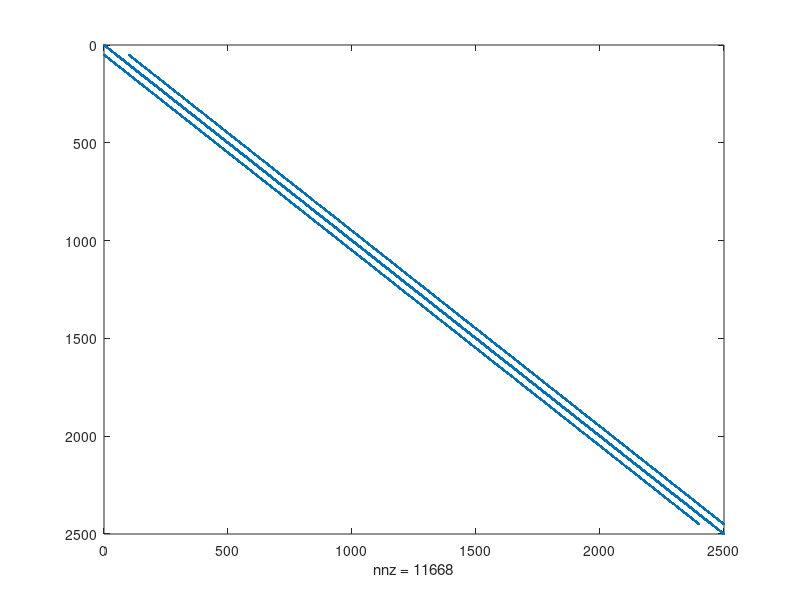
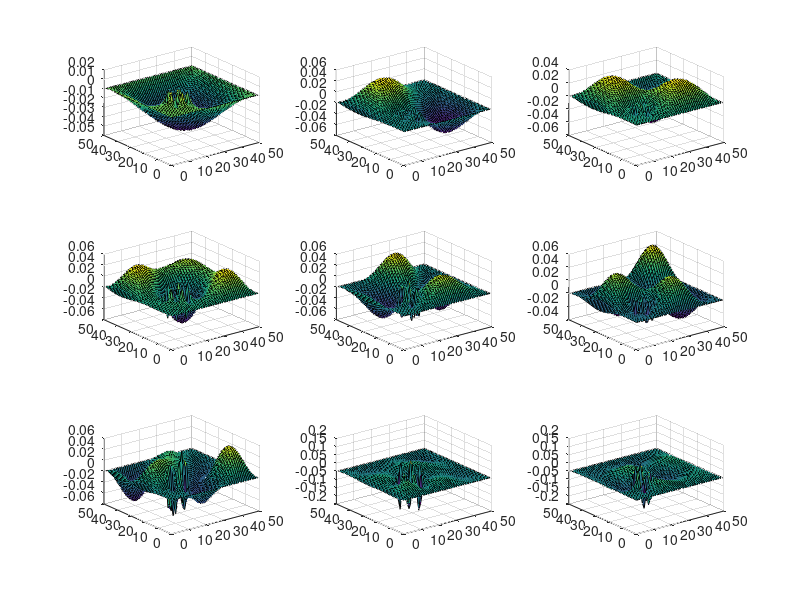

Recreate these plots in MATLAB, in order.
function[] = PA5()

nx = 50;
ny = 50;

G = sparse(nx*ny,nx*ny);
V = zeros(1,nx*ny);

for i = 1:nx
    for j = 1:ny
        n = j+(i-1)*ny;
        nxm = j+(i-2)*ny;
        nxp = j+(i)*ny;
        nym = j-1+(i-1)*ny;
        nyp = j+1+(i-1)*ny;
        if i == 1
            G(n,:) = 0;
            G(n,n) = 1;
            V(n) = 1;
        elseif i == nx
            G(n,:) = 0;
            G(n,n) = 1;
        elseif j == 1
            G(n,:) = 0;
            G(n,n) = 1;
        elseif j == ny
            G(n,:) = 0;
            G(n,n) = 1;
        else
            G(n,n) = -4;
            G(n,nxm) = 1;
            G(n,nxp) = 1;
            G(nym,n) = 1;
            G(nyp,n) = 1;         
        end 
        if (i > 10 && i < 20 && j > 10 && j < 20)
            G(n,n) = -2;
        end      
    end
end

figure(1)
spy(G)

[E,D] = eigs(G,9,'SM');

for k = 1:9
    for i = 1:nx
        for j = 1:ny
            n = j+(i-1)*ny;
            map(k,i,j) = E(n,k);        
        end
    end
end

figure(2)
for k = 1:9
    subplot(3,3,k)
    t = squeeze(map(k,:,:));
    surf(t)
end
end